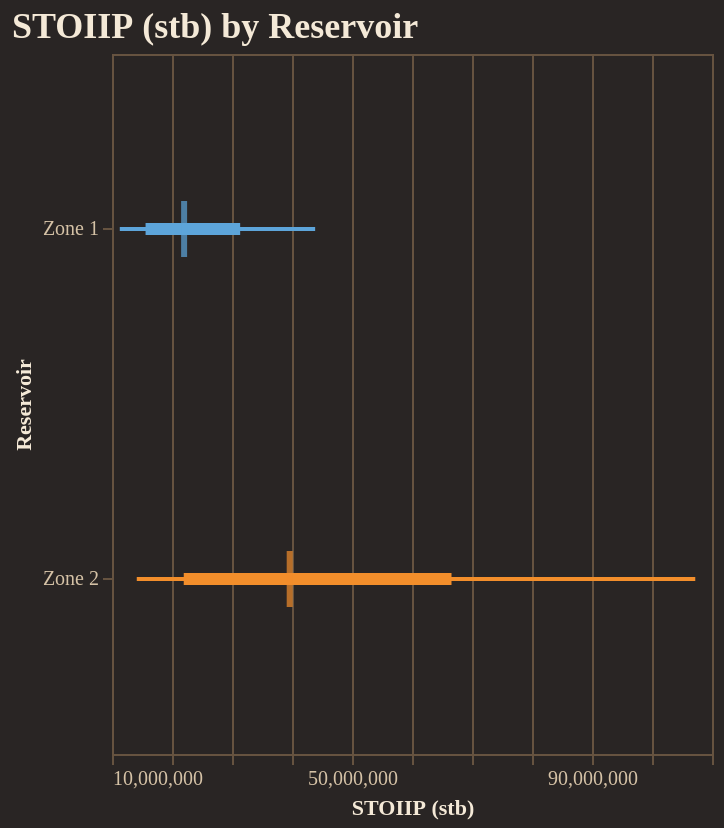

Notebook code for this chart:
### Code cell
fig = reporter.plotter.forest_plot(
    "STOIIP (stb)", 
    backend=PLOTTING_BACKEND
)
fig.show()

### Figure 1 — Vega-Lite specification as saved in the notebook (floating-point values rounded to 4 significant figures)
{"config": {"background": "#292524", "view": {"fill": "#292524", "stroke": "#665340"}, "title": {"color": "#f4e9d7", "font": "Merriweather", "fontSize": 18, "fontWeight": 600, "subtitleColor": "#d5c2a6", "anchor": "start"}, "axis": {"domainColor": "#665340", "gridColor": "#665340", "tickColor": "#665340", "labelColor": "#d5c2a6", "titleColor": "#f4e9d7", "labelFont": "Merriweather", "titleFont": "Merriweather"}, "legend": {"titleColor": "#f4e9d7", "labelColor": "#d5c2a6", "labelFont": "Merriweather", "titleFont": "Merriweather", "orient": "top-right", "symbolType": "circle"}, "header": {"labelColor": "#d5c2a6", "titleColor": "#f4e9d7", "labelFont": "Merriweather", "titleFont": "Merriweather"}, "mark": {"color": "#c78d3b"}, "line": {"color": "#c78d3b"}, "bar": {"color": "#c78d3b"}, "point": {"color": "#ddb06d"}, "area": {"color": "#c78d3b", "opacity": 0.35}, "text": {"color": "#f4e9d7", "font": "Merriweather"}, "range": {"category": ["#5DA5DA", "#F28E2B", "#59C36A", "#E15759", "#B07AA1", "#4ECDC4", "#FF9DA7", "#EDC948"]}}, "layer": [{"mark": {"type": "rule", "strokeWidth": 2}, "encoding": {"color": {"field": "group", "legend": null, "type": "nominal"}, "x": {"field": "p10", "scale": {"zero": false}, "title": "STOIIP (stb)", "type": "quantitative"}, "x2": {"field": "p90"}, "y": {"field": "group", "sort": ["Zone 1", "Zone 2"], "title": "Reservoir", "type": "nominal"}}}, {"mark": {"type": "rule", "strokeWidth": 6}, "encoding": {"color": {"field": "group", "legend": null, "type": "nominal"}, "x": {"field": "p25", "scale": {"zero": false}, "title": "STOIIP (stb)", "type": "quantitative"}, "x2": {"field": "p75"}, "y": {"field": "group", "sort": ["Zone 1", "Zone 2"], "title": "Reservoir", "type": "nominal"}}}, {"mark": {"type": "tick", "color": "black", "size": 28, "thickness": 3}, "encoding": {"color": {"field": "group", "legend": null, "type": "nominal"}, "tooltip": [{"field": "group", "title": "Group", "type": "nominal"}, {"field": "p10", "title": "P10", "type": "quantitative"}, {"field": "p25", "title": "P25", "type": "quantitative"}, {"field": "median", "title": "Median", "type": "quantitative"}, {"field": "p75", "title": "P75", "type": "quantitative"}, {"field": "p90", "title": "P90", "type": "quantitative"}], "x": {"field": "median", "scale": {"zero": false}, "title": "STOIIP (stb)", "type": "quantitative"}, "y": {"field": "group", "sort": ["Zone 1", "Zone 2"], "title": "Reservoir", "type": "nominal"}}}], "data": {"name": "data-6e98e7e53c52fb0884144e30a3db6149"}, "height": 350, "title": "STOIIP (stb) by Reservoir", "width": "container", "$schema": "https://vega.github.io/schema/vega-lite/v5.20.1.json", "datasets": {"data-6e98e7e53c52fb0884144e30a3db6149": [{"group": "Zone 1", "p10": 11300000.0, "p25": 15590000.0, "median": 22020000.0, "p75": 31360000.0, "p90": 43860000.0}, {"group": "Zone 2", "p10": 14130000.0, "p25": 21960000.0, "median": 39610000.0, "p75": 66590000.0, "p90": 107200000.0}]}}
